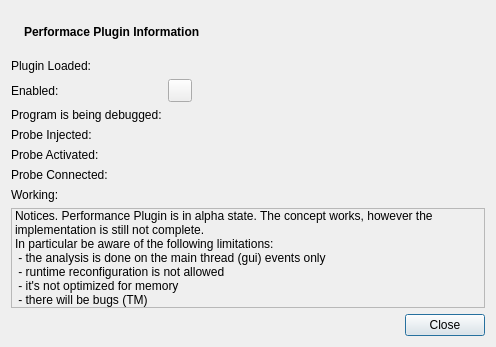
<?xml version="1.0" encoding="UTF-8"?>
<ui version="4.0">
 <class>PerformanceInformation</class>
 <widget class="QDialog" name="PerformanceInformation">
  <property name="geometry">
   <rect>
    <x>0</x>
    <y>0</y>
    <width>496</width>
    <height>347</height>
   </rect>
  </property>
  <property name="windowTitle">
   <string>Performance Plugin Information</string>
  </property>
  <layout class="QGridLayout" name="gridLayout">
   <item row="0" column="0">
    <widget class="QLabel" name="iconLabel">
     <property name="sizePolicy">
      <sizepolicy hsizetype="Fixed" vsizetype="Preferred">
       <horstretch>0</horstretch>
       <verstretch>0</verstretch>
      </sizepolicy>
     </property>
     <property name="pixmap">
      <pixmap resource="performance.qrc">:/performance/images/menu-icon.png</pixmap>
     </property>
    </widget>
   </item>
   <item row="0" column="1">
    <widget class="QLabel" name="titleLabel">
     <property name="font">
      <font>
       <weight>75</weight>
       <bold>true</bold>
      </font>
     </property>
     <property name="text">
      <string>Performace Plugin Information</string>
     </property>
    </widget>
   </item>
   <item row="1" column="0" colspan="2">
    <layout class="QFormLayout" name="formLayout">
     <item row="0" column="0">
      <widget class="QLabel" name="label_6">
       <property name="text">
        <string>Plugin Loaded:</string>
       </property>
      </widget>
     </item>
     <item row="0" column="1">
      <widget class="QLabel" name="label_8">
       <property name="text">
        <string/>
       </property>
       <property name="pixmap">
        <pixmap resource="performance.qrc">:/performance/images/status-ok.png</pixmap>
       </property>
      </widget>
     </item>
     <item row="1" column="0">
      <widget class="QLabel" name="label">
       <property name="text">
        <string>Enabled:</string>
       </property>
      </widget>
     </item>
     <item row="1" column="1">
      <widget class="QToolButton" name="enaButton">
       <property name="checkable">
        <bool>true</bool>
       </property>
      </widget>
     </item>
     <item row="2" column="0">
      <widget class="QLabel" name="label_2">
       <property name="text">
        <string>Program is being debugged:</string>
       </property>
      </widget>
     </item>
     <item row="2" column="1">
      <widget class="QLabel" name="debLabel"/>
     </item>
     <item row="3" column="0">
      <widget class="QLabel" name="label_3">
       <property name="text">
        <string>Probe Injected:</string>
       </property>
      </widget>
     </item>
     <item row="3" column="1">
      <widget class="QLabel" name="hlpLabel"/>
     </item>
     <item row="4" column="0">
      <widget class="QLabel" name="label_4">
       <property name="text">
        <string>Probe Activated:</string>
       </property>
      </widget>
     </item>
     <item row="4" column="1">
      <widget class="QLabel" name="injLabel"/>
     </item>
     <item row="5" column="0">
      <widget class="QLabel" name="label_5">
       <property name="text">
        <string>Probe Connected:</string>
       </property>
      </widget>
     </item>
     <item row="5" column="1">
      <widget class="QLabel" name="conLabel"/>
     </item>
     <item row="6" column="0">
      <widget class="QLabel" name="label_7">
       <property name="text">
        <string>Working:</string>
       </property>
      </widget>
     </item>
     <item row="6" column="1">
      <widget class="QLabel" name="workLabel"/>
     </item>
    </layout>
   </item>
   <item row="2" column="0" colspan="2">
    <widget class="QLabel" name="infoLabel">
     <property name="frameShape">
      <enum>QFrame::StyledPanel</enum>
     </property>
     <property name="frameShadow">
      <enum>QFrame::Sunken</enum>
     </property>
     <property name="text">
      <string>Notices. Performance Plugin is in alpha state. The concept works, however the implementation is still not complete.
In particular be aware of the following limitations:
 - the analysis is done on the main thread (gui) events only
 - runtime reconfiguration is not allowed
 - it's not optimized for memory
 - there will be bugs (TM)</string>
     </property>
     <property name="wordWrap">
      <bool>true</bool>
     </property>
     <property name="textInteractionFlags">
      <set>Qt::NoTextInteraction</set>
     </property>
    </widget>
   </item>
   <item row="3" column="0" colspan="2">
    <widget class="QDialogButtonBox" name="buttonBox">
     <property name="standardButtons">
      <set>QDialogButtonBox::Close</set>
     </property>
    </widget>
   </item>
  </layout>
 </widget>
 <resources>
  <include location="performance.qrc"/>
 </resources>
 <connections>
  <connection>
   <sender>buttonBox</sender>
   <signal>rejected()</signal>
   <receiver>PerformanceInformation</receiver>
   <slot>close()</slot>
   <hints>
    <hint type="sourcelabel">
     <x>220</x>
     <y>296</y>
    </hint>
    <hint type="destinationlabel">
     <x>213</x>
     <y>272</y>
    </hint>
   </hints>
  </connection>
 </connections>
</ui>
